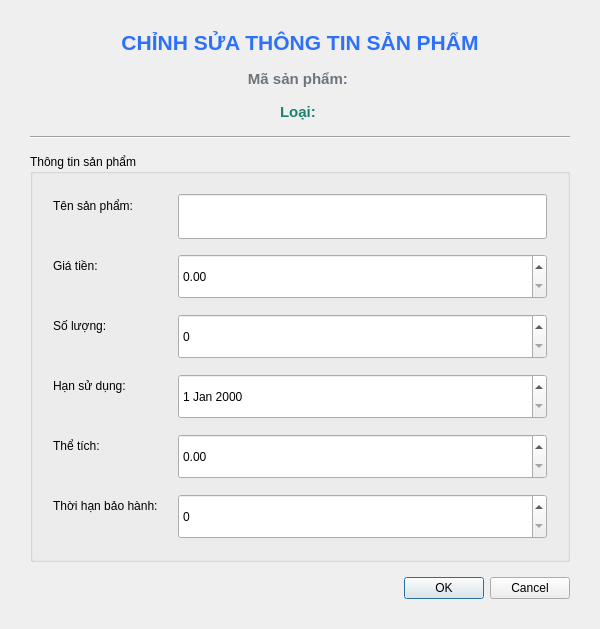
<?xml version="1.0" encoding="UTF-8"?>
<ui version="4.0">
 <class>EditProductDialog</class>
 <widget class="QDialog" name="EditProductDialog">
  <property name="geometry">
   <rect>
    <x>0</x>
    <y>0</y>
    <width>600</width>
    <height>550</height>
   </rect>
  </property>
  <property name="windowTitle">
   <string>Chỉnh Sửa Sản Phẩm</string>
  </property>
  <property name="windowIcon">
   <iconset resource="Resource.qrc">
    <normaloff>:/icons/add-product.png</normaloff>:/icons/add-product.png</iconset>
  </property>
  <layout class="QVBoxLayout" name="mainLayout">
   <property name="spacing">
    <number>15</number>
   </property>
   <property name="leftMargin">
    <number>30</number>
   </property>
   <property name="topMargin">
    <number>30</number>
   </property>
   <property name="rightMargin">
    <number>30</number>
   </property>
   <property name="bottomMargin">
    <number>30</number>
   </property>
   <item>
    <widget class="QLabel" name="lblTitle">
     <property name="font">
      <font>
       <pointsize>16</pointsize>
       <bold>true</bold>
      </font>
     </property>
     <property name="styleSheet">
      <string notr="true">color: #2D71F8;</string>
     </property>
     <property name="text">
      <string>CHỈNH SỬA THÔNG TIN SẢN PHẨM</string>
     </property>
     <property name="alignment">
      <set>Qt::AlignmentFlag::AlignCenter</set>
     </property>
    </widget>
   </item>
   <item>
    <widget class="QLabel" name="lblProductId">
     <property name="font">
      <font>
       <pointsize>11</pointsize>
       <bold>true</bold>
      </font>
     </property>
     <property name="styleSheet">
      <string notr="true">color: #6C757D;</string>
     </property>
     <property name="text">
      <string>Mã sản phẩm: </string>
     </property>
     <property name="alignment">
      <set>Qt::AlignmentFlag::AlignCenter</set>
     </property>
    </widget>
   </item>
   <item>
    <widget class="QLabel" name="lblType">
     <property name="font">
      <font>
       <pointsize>11</pointsize>
       <bold>true</bold>
      </font>
     </property>
     <property name="styleSheet">
      <string notr="true">color: #1C8370;</string>
     </property>
     <property name="text">
      <string>Loại: </string>
     </property>
     <property name="alignment">
      <set>Qt::AlignmentFlag::AlignCenter</set>
     </property>
    </widget>
   </item>
   <item>
    <widget class="Line" name="line">
     <property name="orientation">
      <enum>Qt::Orientation::Horizontal</enum>
     </property>
    </widget>
   </item>
   <item>
    <widget class="QGroupBox" name="groupBox">
     <property name="title">
      <string>Thông tin sản phẩm</string>
     </property>
     <layout class="QFormLayout" name="formLayout">
      <property name="horizontalSpacing">
       <number>20</number>
      </property>
      <property name="verticalSpacing">
       <number>15</number>
      </property>
      <property name="leftMargin">
       <number>20</number>
      </property>
      <property name="topMargin">
       <number>20</number>
      </property>
      <property name="rightMargin">
       <number>20</number>
      </property>
      <property name="bottomMargin">
       <number>20</number>
      </property>
      <item row="0" column="0">
       <widget class="QLabel" name="labelName">
        <property name="text">
         <string>Tên sản phẩm:</string>
        </property>
       </widget>
      </item>
      <item row="0" column="1">
       <widget class="QLineEdit" name="Name">
        <property name="minimumSize">
         <size>
          <width>0</width>
          <height>45</height>
         </size>
        </property>
       </widget>
      </item>
      <item row="1" column="0">
       <widget class="QLabel" name="labelPrice">
        <property name="text">
         <string>Giá tiền:</string>
        </property>
       </widget>
      </item>
      <item row="1" column="1">
       <widget class="QDoubleSpinBox" name="Price">
        <property name="minimumSize">
         <size>
          <width>0</width>
          <height>45</height>
         </size>
        </property>
       </widget>
      </item>
      <item row="2" column="0">
       <widget class="QLabel" name="labelQuantity">
        <property name="text">
         <string>Số lượng:</string>
        </property>
       </widget>
      </item>
      <item row="2" column="1">
       <widget class="QSpinBox" name="Quantity">
        <property name="minimumSize">
         <size>
          <width>0</width>
          <height>45</height>
         </size>
        </property>
       </widget>
      </item>
      <item row="3" column="0">
       <widget class="QLabel" name="labelExpiryDate">
        <property name="text">
         <string>Hạn sử dụng:</string>
        </property>
       </widget>
      </item>
      <item row="3" column="1">
       <widget class="QDateEdit" name="dateEdit">
        <property name="minimumSize">
         <size>
          <width>0</width>
          <height>45</height>
         </size>
        </property>
       </widget>
      </item>
      <item row="4" column="0">
       <widget class="QLabel" name="labelVolume">
        <property name="text">
         <string>Thể tích:</string>
        </property>
       </widget>
      </item>
      <item row="4" column="1">
       <widget class="QDoubleSpinBox" name="Volume">
        <property name="minimumSize">
         <size>
          <width>0</width>
          <height>45</height>
         </size>
        </property>
       </widget>
      </item>
      <item row="5" column="0">
       <widget class="QLabel" name="labelWarranty">
        <property name="text">
         <string>Thời hạn bảo hành:</string>
        </property>
       </widget>
      </item>
      <item row="5" column="1">
       <widget class="QSpinBox" name="Warranty">
        <property name="minimumSize">
         <size>
          <width>0</width>
          <height>45</height>
         </size>
        </property>
       </widget>
      </item>
     </layout>
    </widget>
   </item>
   <item>
    <widget class="QDialogButtonBox" name="buttonBox">
     <property name="orientation">
      <enum>Qt::Orientation::Horizontal</enum>
     </property>
     <property name="standardButtons">
      <set>QDialogButtonBox::StandardButton::Cancel|QDialogButtonBox::StandardButton::Ok</set>
     </property>
    </widget>
   </item>
  </layout>
 </widget>
 <resources>
  <include location="Resource.qrc"/>
 </resources>
 <connections>
  <connection>
   <sender>buttonBox</sender>
   <signal>accepted()</signal>
   <receiver>EditProductDialog</receiver>
   <slot>accept()</slot>
   <hints>
    <hint type="sourcelabel">
     <x>248</x>
     <y>254</y>
    </hint>
    <hint type="destinationlabel">
     <x>157</x>
     <y>274</y>
    </hint>
   </hints>
  </connection>
  <connection>
   <sender>buttonBox</sender>
   <signal>rejected()</signal>
   <receiver>EditProductDialog</receiver>
   <slot>reject()</slot>
   <hints>
    <hint type="sourcelabel">
     <x>316</x>
     <y>260</y>
    </hint>
    <hint type="destinationlabel">
     <x>286</x>
     <y>274</y>
    </hint>
   </hints>
  </connection>
 </connections>
</ui>
